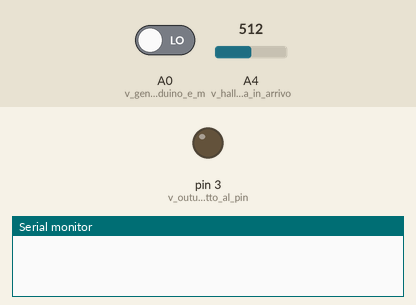
Simulated run of this sketch. Board: Arduino Mega 2560, built with avr-gcc and run on an emulated ATmega2560. Parts: output pins drawn as LEDs (lit = HIGH), the last lines printed to the serial monitor. Dashed ring = blinking. The test bench sets the inputs (shaded band); at power-on: A4 (v_hall_misurata_in_arrivo) = 512, A0 (v_generata_da_arduino_e_m) LOW.

Above: at 0.1 s.
At 13.39 s:
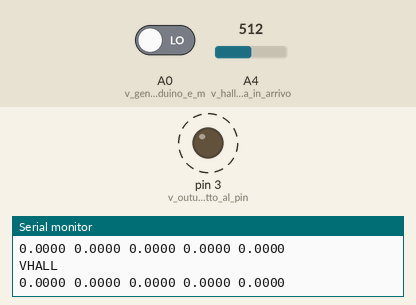
13.4 s: A4 (v_hall_misurata_in_arrivo) set to 526
Timing chart, 0 to 22.4 s (numbered marks = the images above; inputs shaded):
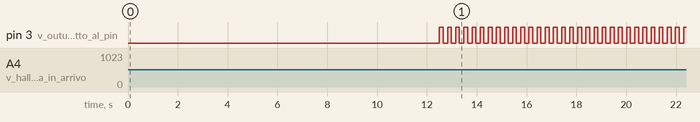

The sketch:

sketch_completo_v2.ino
```cpp
int main (void) {
  init();
  pinMode(3, OUTPUT); // v outuput lo setto al pin 3
  pinMode(A0, INPUT); //v generata da arduino e misurata (prendo il pin 3 e lo porto in a0)
  pinMode(A4, INPUT); // v hall misurata in arrivo dalla sonda Misura di HAll
  Serial2.begin(9600); // pin 15 RX e 14 TX tra arduino  e adattatore seriale
  Serial.begin(9600); // tra arduino e computer

  int f = 5; //numero di n misure in semiperiodo per b positivo e negativo
  int Nperiodi = 150;
  float V_ard_low[f], V_ard_high[f];
  float V_hall_high[f], V_hall_low[f];
  float dV_hall, dV_ard;
  float incremento_corrente = 0.1; // di quanto incremento B
  float I_max = 1.2;
  delay(3000);
  Serial2.println("OP1 1");
  delay(3000);
  Serial2.println("I1 0");
  delay(3000);
  Serial2.println("V1 30");
  delay(3000);// millisecondi

  // setto fondoscala lettura V hall in base alla sua tensione massima
  //analogReference(INTERNAL1V1);  //fondoscala lettura 1.1V
  //analogReference(INTERNAL2V56); //fondoscala lettura 2.56V
  analogReference(DEFAULT);      //fondoscala lettura 5V
  float fondoscalaV = 5.0;     // fondoscala in volt settato sopra

 // ho dodici incrementi di B, dentro 150 periodi, per ogni semi-periodo ho 5 misure

  for(float I=0; I <= I_max ; I+= incremento_corrente){
    Serial.println("CORRENTE");
    Serial.println(I);

    delay(500);
    String corrente = "I1 " + String(I); // manda al generatore delle bobine
    Serial2.println(corrente);

    for(int M = 0; M <= Nperiodi ; M += 1){ // M misure di un "periodo"
      for (int N = 0 ; N < f ; N += 1){ //N misure 5V
        digitalWrite(3, HIGH); // setto il pin 3 a 5V con High
        V_ard_high[N] = digitalRead(A0) ? 5.0 : 0.0; // if 3 veramente High -> 5.0V, if 3 veramente Low -> 0.0V

        delay(30);
        V_hall_high[N] = float(analogRead(A4))*fondoscalaV/1023; //float(map(analogRead(A4), 0, 1023, 0, 5000))/1000;
      }

      for(int K=0 ; K < f ; K += 1){ //N misure 0V
        digitalWrite(3, LOW);
        V_ard_low[K] = digitalRead(A0) ? 5.0 : 0.0; // if 3 veramente High -> 5.0V, if 3 veramente Low -> 0.0V

        delay(30);
        V_hall_low[K] = float(analogRead(A4))*fondoscalaV/1023; //float(map(analogRead(A4), 0, 1023, 0, 5000))/1000;
      }
// comunico con il computer e gli invio i dati che ho trovato
      Serial.println("VARD"); // questo è um controllo in più
      for ( int T = 0 ; T < f ; T++){
        dV_ard = (V_ard_high[T]-V_ard_low[T]); // high-low
        String vard = String(dV_ard, 4) + " "; // converto in stringa
        Serial.print(vard);  // PRINTO N VALORI
      }
      Serial.println(" ");

      Serial.println("VHALL");
      for ( int T = 0 ; T < f ; T++){
        dV_hall = (V_hall_high[T]-V_hall_low[T]);
        String vhall = String(dV_hall, 4) + " ";
        Serial.print(vhall); //PRINTO N VALORI
      }
      Serial.println(" ");
    }

    delay(100);
  }
  delay(100);
  Serial.println("BREAK");
  delay(100);

  return 0;
}
```
